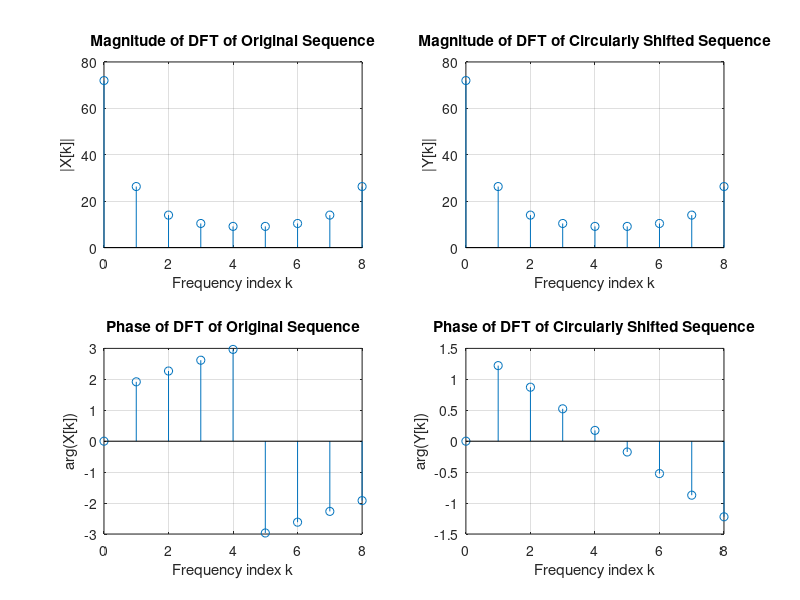

The MATLAB script that drew this image:
% Program P3_8
% Circular Time-Shifting Property of DFT
clf;
x = [0 2 4 6 8 10 12 14 16]; % original sequence x
N = length(x)-1; n = 0:N; % time index vector
% set y equal to the circular shift left of x
y = circshift(x,10);
XF = fft(x); % DFT of x
YF = fft(y); % DFT of y
subplot(2,2,1);
% plot the spectral magnitudes of the original and shifted sequences
stem(n,abs(XF));grid;
title('Magnitude of DFT of Original Sequence');
xlabel('Frequency index k');
ylabel('|X[k]|');
subplot(2,2,2);
stem(n,abs(YF));grid;
title('Magnitude of DFT of Circularly Shifted Sequence');
xlabel('Frequency index k');
ylabel('|Y[k]|');
% plot the spectral phases of the original and shifted sequences
subplot(2,2,3);
stem(n,angle(XF));grid;
title('Phase of DFT of Original Sequence');
xlabel('Frequency index k');
ylabel('arg(X[k])');
subplot(2,2,4);
stem(n,angle(YF));grid;
title('Phase of DFT of Circularly Shifted Sequence');
xlabel('Frequency index k');
ylabel('arg(Y[k])');